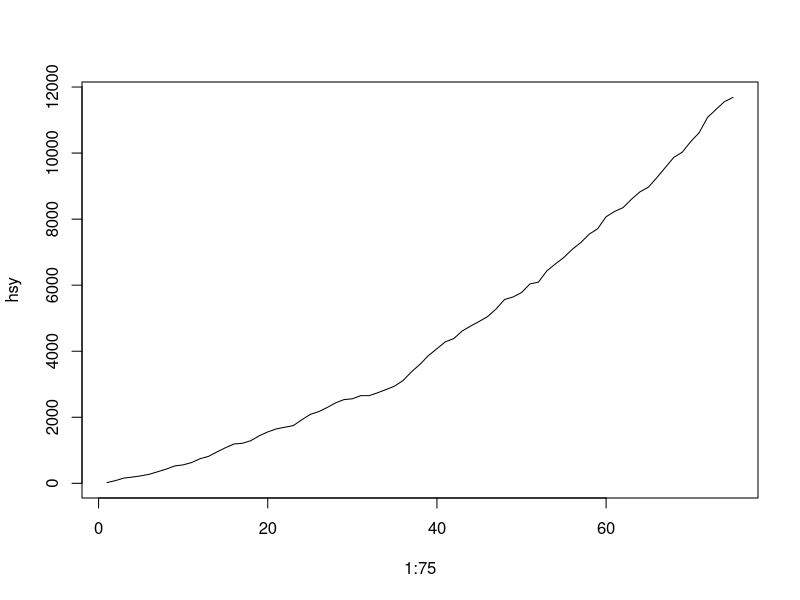

This figure's R source: (Note: this script raises an error after producing the figure.)
#liang
#2022-5-20

forest <- sapply(1:100,function(i){return(runif(100,10+0.5*i,10+2*i))})
trees <- sample(1:100,10)
heights <- round(runif(10,25,80))
spaces <- matrix(0,100,100)
for(x in heights)
{
  spaces[trees,1:x] <- 1
  forest[trees,1:x] <- forest[trees,1:x] * 0.6
}
spaces[trees,1] <- 2

hsy <- numeric(75)
for(it in 1:75)
{
  cnt <- 0
  for(i in trees)
  {
    cnt <- cnt + 1
    x <- 1
    while(spaces[i,x]==2)
    {
      x <- x + 1
    }
    x <- x - 1
    growstem <- 0.4
    if(runif(1) < growstem)
    {
      u <- i
      while(u <= 99 && (spaces[u,x]==2 || spaces[u,x]==3))
      {
        u <- u + 1
      }
      if(spaces[u,x]==0)
      {
        spaces[u,x] <- 3
      }
      else
      {
        u <- i
        while(u > 0 && (spaces[u,x]==2 || spaces[u,x]==3))
        {
          u <- u - 1
        }
        if(spaces[u,x]==0)
        {
          spaces[u,x] <- 3
        }
      }
    }
    else
    {
      if(x < heights[cnt])
      {
        spaces[i,x+1] <- 2
      }
    }
  }
  
  hsy[it] <- sum(forest[which(spaces==3)])
}
plot(1:75,hsy,'l')

plot(1:75,a1,'l',col=2,xlab='days',ylab='benfit')
lines(1:75,a2,'l',col=3)
legend('topleft',inset=.05, title="APT",c('p=0.6','p=0.4'),lty=c(1,1),col=c(2,3))

